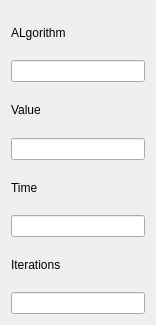
<?xml version="1.0" encoding="UTF-8"?>
<ui version="4.0">
 <class>RunData</class>
 <widget class="QWidget" name="RunData">
  <property name="geometry">
   <rect>
    <x>0</x>
    <y>0</y>
    <width>156</width>
    <height>325</height>
   </rect>
  </property>
  <property name="windowTitle">
   <string>Form</string>
  </property>
  <layout class="QHBoxLayout" name="horizontalLayout">
   <item>
    <layout class="QGridLayout" name="gridLayout">
     <item row="0" column="0">
      <widget class="QLabel" name="label">
       <property name="text">
        <string>ALgorithm</string>
       </property>
      </widget>
     </item>
     <item row="2" column="0">
      <widget class="QLabel" name="label_2">
       <property name="text">
        <string>Value</string>
       </property>
      </widget>
     </item>
     <item row="4" column="0">
      <widget class="QLabel" name="label_3">
       <property name="text">
        <string>Time</string>
       </property>
      </widget>
     </item>
     <item row="1" column="0" colspan="2">
      <widget class="QLineEdit" name="lineAlgorithm"/>
     </item>
     <item row="3" column="0" colspan="2">
      <widget class="QLineEdit" name="lineValue"/>
     </item>
     <item row="5" column="0" colspan="2">
      <widget class="QLineEdit" name="lineTime"/>
     </item>
     <item row="7" column="0">
      <widget class="QLabel" name="label_4">
       <property name="text">
        <string>Iterations</string>
       </property>
      </widget>
     </item>
     <item row="8" column="0" colspan="2">
      <widget class="QLineEdit" name="lineIterations"/>
     </item>
    </layout>
   </item>
  </layout>
 </widget>
 <resources/>
 <connections/>
</ui>
